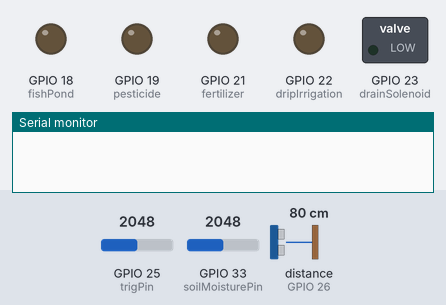
The sketch below on a simulated ESP32. Parts: switched loads named in the sketch (green lamp = pin HIGH), output pins drawn as LEDs (lit = HIGH), the last lines printed to the serial monitor. Wiring (inferred from the names in the program): ultrasonic range finder: trigger GPIO 25; echo GPIO 26. Inputs (shaded band) come from the test bench; at power-on: distance to the obstacle (sensor on GPIO 26) 80 cm, GPIO 25 (trigPin) = 2048, GPIO 33 (soilMoisturePin) = 2048 (analog values on the 0–4095 scale). The echo pulse lasts 58.3 µs per cm; WiFi joins after 1.5 s; servers stay silent unless stated; pins used as bus, display or sensor lines are not drawn.

Above: at 0.1 s.
At 3.0 s:
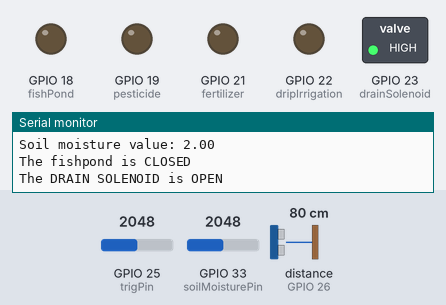
3.1 s: distance to the obstacle (sensor on GPIO 26) set to 2 cm
6.3 s: distance to the obstacle (sensor on GPIO 26) set to 4 cm
Timing chart, 0 to 9.3 s (numbered marks = the images above; inputs shaded):
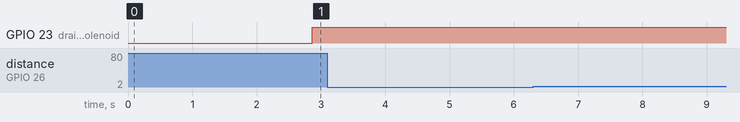

The sketch:

newphSoilUltrasonicCode.ino
```cpp
/* Comment this out to disable prints and save space */
// #define BLYNK_PRINT Serial

/* Fill in information from Blynk Device Info here */
#define BLYNK_TEMPLATE_ID "TMPL2h6qqqeku"
#define BLYNK_TEMPLATE_NAME "smart farm"
#define BLYNK_AUTH_TOKEN "hlhaIneH0cTu4blunvsMISPmadcA7QjG"

/* Include necessary libraries */
#include <WiFi.h>
#include <WiFiClient.h>
#include <BlynkSimpleEsp32.h>

// Your WiFi credentials.
char auth[] = BLYNK_AUTH_TOKEN;
char ssid[] = "JVC-t";
char pass[] = "val246810_@";

// Define Blynk virtual pin IDs
#define BLYNK_FERTILIZER_PIN V0
#define BLYNK_PESTICIDE_PIN V1
#define BLYNK_IRRIGATION_PIN V2
#define BLYNK_FISHPOND_PIN V3
#define BLYNK_DISTANCE_PIN V4
#define BLYNK_PH_PIN V5
#define BLYNK_SOIL_MOISTURE_PIN V6

// Define sensor pins
const int trigPin = 25;
const int echoPin = 26;
const int soilMoisturePin = 33;
const int phPin = 32;

// Define constants for ultrasonic sensor range
const int maxRange = 20; // cm
const int minRange = 2;  // cm

// Define output pins for solenoid triggering
const int fishPond = 18;       //brown
const int pesticide = 19;      //orange
const int fertilizer = 21;     //green
const int dripIrrigation = 22; //blue

// Define output pins for actuators
const int powerOn = 19;
const int fishPondLED = 26;
const int drainSolenoid = 23;
const int drainLED = 25;

// Define other variables
int distance;
float phValue;
int soilMoistureValue;
bool fishPondState = LOW;       //brown
bool pesticideState = LOW;      //orange
bool fertilizerState = LOW;     //green
bool dripIrrigationState = LOW; //blue

BlynkTimer timer;

void setup() {
 pinMode(fishPond, OUTPUT);       //brown
 pinMode(pesticide, OUTPUT);      //orange
 pinMode(fertilizer, OUTPUT);     //green
 pinMode(dripIrrigation, OUTPUT); //blue
 pinMode(fishPondLED, OUTPUT);
 pinMode(drainSolenoid, OUTPUT);
 pinMode(drainLED, OUTPUT);
 pinMode(trigPin, OUTPUT);
 pinMode(echoPin, INPUT);

 Serial.begin(115200);
 Blynk.begin(auth, ssid, pass);

 // Set timer to read and send sensor data every second
 timer.setInterval(1000L, sendSensorData);
 analogReadResolution(10);
}

// ... BLYNK_WRITE functions ...
BLYNK_WRITE(BLYNK_FERTILIZER_PIN) {
 digitalWrite(fertilizer, param.asInt());
}
BLYNK_WRITE(BLYNK_PESTICIDE_PIN) {
 digitalWrite(pesticide, param.asInt());
}
BLYNK_WRITE(BLYNK_IRRIGATION_PIN) {
 digitalWrite(dripIrrigation, param.asInt());
}
BLYNK_WRITE(BLYNK_FISHPOND_PIN) {
 digitalWrite(fishPond, param.asInt());
}

void loop() {
 Blynk.run();
 timer.run();
}

void sendSensorData() {
 // Read sensor values with error handling
 int distance = measureDistance();
 if (distance == 0) { Serial.println("Ultrasonic sensor error!"); }
 int soilMoistureValue = readSoilMoisture();
 float phValue = readPh(32);
 if (isnan(phValue)) { Serial.println("pH sensor error!"); }

 // Send sensor data to Blynk app
 Blynk.virtualWrite(BLYNK_DISTANCE_PIN, distance);
 Blynk.virtualWrite(BLYNK_PH_PIN, phValue);
 Blynk.virtualWrite(BLYNK_SOIL_MOISTURE_PIN, soilMoistureValue);

 // Control actuators based on sensor readings with validation
 controlFishPond(distance);
 controlDrainSolenoid(phValue);
}

int measureDistance() {
 digitalWrite(trigPin, HIGH);
 delayMicroseconds(10);
 digitalWrite(trigPin, LOW);
 unsigned long duration = pulseIn(echoPin, HIGH, 1000);
 if (duration <= 0) {
   Serial.println("No echo received");
 } else {
   Serial.print("Distance: ");
   int tempDistance = static_cast<int>(0.0343f * duration) / 2;
   Serial.println(tempDistance);
 }
 distance = static_cast<int>(0.0343f * duration) / 2;
 return distance;
}

int readSoilMoisture() {
 int sensorValue = analogRead(soilMoisturePin);
 float scaledValue = 100 - (sensorValue * 100 / 4095); // Scale to 0-100%
 Serial.print("Soil moisture value: ");
 float finalPh = (scaledValue, 2);          // convert to 2 decimal places
 Serial.println(finalPh);
 return finalPh;
}

float readPh(int phPin) {
 float phVal, phAve = 0.0;
 for (int a = 0; a < 500; a++) {
   int phValue = 2500 - analogReadMilliVolts(25);
   phVal = 7.0 + ((float)phValue / 1000.0);
   phVal = phVal * 1.0354;
   phAve += phVal;
 }
 phAve = phAve / 500.0;
 return ((5.6331 * phAve) - 32.724);
}

void controlFishPond(int distance) {
 digitalWrite(fishPond, distance <= minRange ? LOW : (distance >= maxRange ? HIGH : LOW));
 String refillMessage = distance <= minRange ? "The fishpond is CLOSED" : (distance >= maxRange ? "The fishpond is OPEN" : "The water is within the NORMAL LEVEL");
 digitalWrite(fishPondLED, distance >= maxRange ? HIGH : (distance <= minRange ? HIGH : LOW));
 Serial.println(refillMessage);
}

void controlDrainSolenoid(float phValue) {
 digitalWrite(drainSolenoid, phValue <= 5 ? HIGH : (phValue >= 9.5 ? HIGH : LOW));
 String drainMessage = phValue <= 5 ? "The DRAIN SOLENOID is OPEN" : (phValue >= 9.5 ? "The DRAIN SOLENOID is OPEN" : "The DRAIN SOLENOID is CLOSED");
 Serial.println(drainMessage);
}
```
